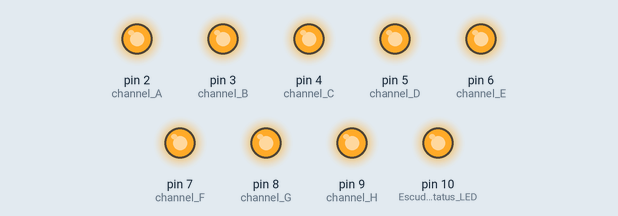
Simulated run of this sketch. Board: Arduino Uno, built with avr-gcc and run on an emulated ATmega328P. On the bench: output pins drawn as LEDs (lit = HIGH). Random numbers use the default seed unless the sketch sets one.

Above: at 0.4 s.
At 8.99 s:
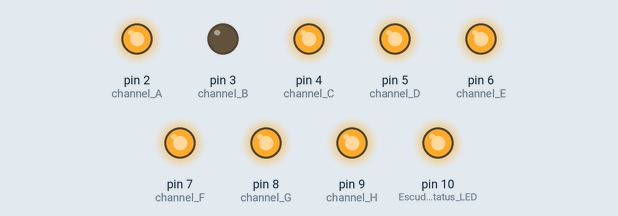
At 18.67 s:
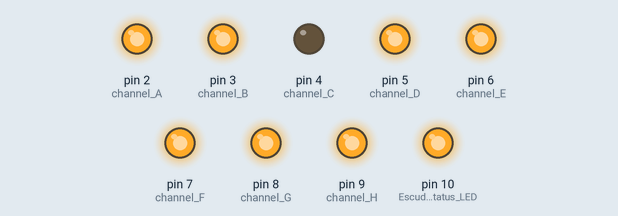
At 24.17 s:
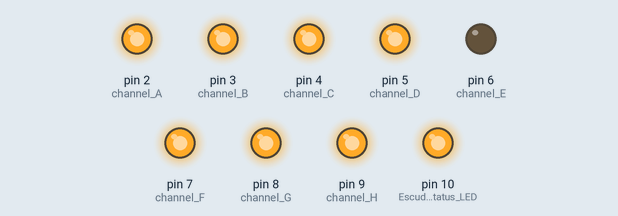
At 39.91 s:
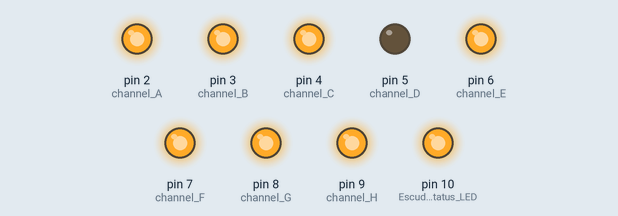
Timing chart, 0 to 40.0 s (numbered marks = the images above):
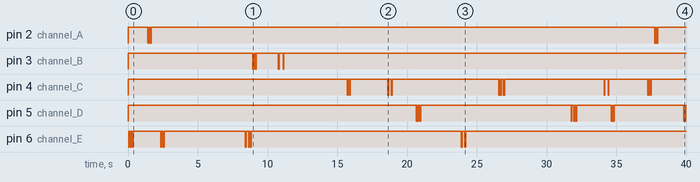

The sketch:

EncounterDisplay.ino
```cpp
void setup() {
  // The EL channels are on pins 2 through 9
  // Initialize the pins as outputs
  pinMode(2, OUTPUT);  // channel A
  pinMode(3, OUTPUT);  // channel B
  pinMode(4, OUTPUT);  // channel C
  pinMode(5, OUTPUT);  // channel D
  pinMode(6, OUTPUT);  // channel E
  pinMode(7, OUTPUT);  // channel F
  pinMode(8, OUTPUT);  // channel G
  pinMode(9, OUTPUT);  // channel H

  pinMode(10, OUTPUT); //Escudo Status LED

  // Set all the lights to "on"
  PORTD = 0xFFFF;
  PORTB = 0xFFFF;
}

void loop() {
  //randomly flicker one of the lights
  flicker(random(10)-1);
  delay(random(3000));

  //kill it after 2 hours
  if (millis() > 7200000){
    PORTD = 0x0000;
    PORTB = 0x0000;
    while(true);
  }
}

void flicker(int light){
  for (int i=0; i<3; i++){
    digitalWrite(light, 0);
    delay(random(100));
    digitalWrite(light, 1);
    delay(random(200));
  }
}
```
